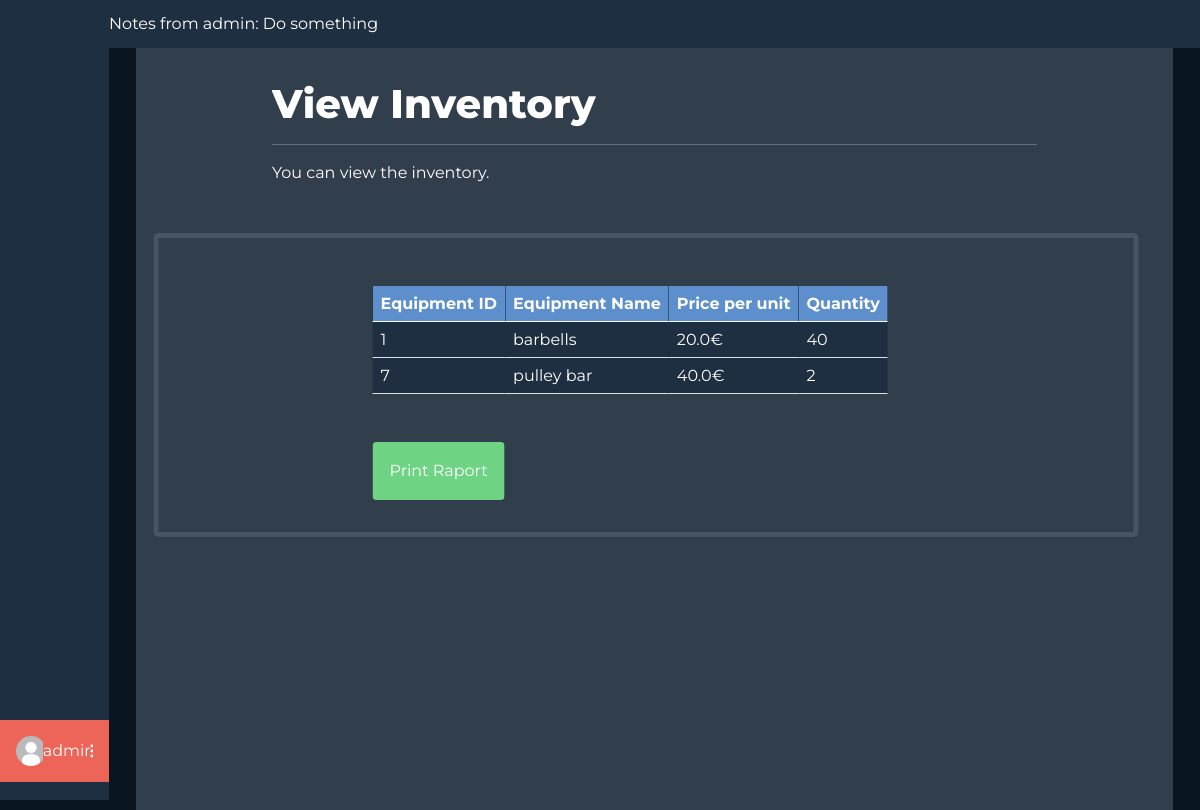
The app's page /staff/view-inventory/ (signed in), older data.
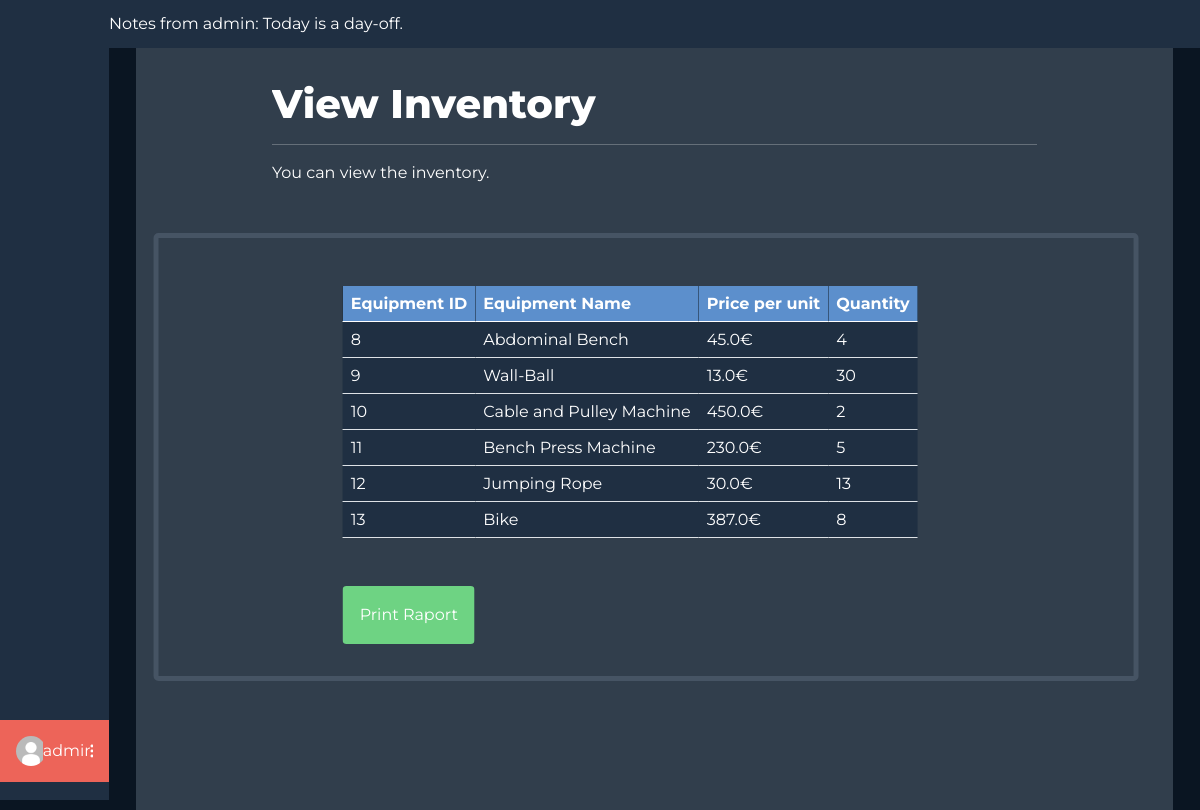
The same page, newer data.
### staff/models.py (models this page shows, shortened)
class AdminNotes(models.Model):
    todo = models.CharField(max_length=200)
    date = models.DateTimeField(
        default=datetime.now(), blank=True)

class InventoryItem(models.Model):
    name = models.CharField(max_length=100)
    desc = models.CharField(max_length=200)
    unit_price = models.FloatField()
    quantity = models.IntegerField()

### staff/views.py (the view)
# urls.py: path('view-inventory/', views.view_inventory,
@login_required(login_url='login')
@staff_member_required
def view_inventory(request):
    navigation = None
    if request.user.groups.first():
        role = request.user.groups.first().name
        if role == 'economist':
            navigation = ECONOMIST_INVENTORY_NAV
        else:
            return redirect('staff')
    inventory = InventoryItem.objects.all()
    context = {'options': navigation, 'inventory': inventory}
    context['notes'] = getNotes()
    return render(request, f'staff/economist/view_inventory.html', context)

### staff/notes.py (called while the page is built)
def getNotes():
    notes = 'No notes posted'
    if AdminNotes.objects.first():
        nr = len(AdminNotes.objects.all())
        notes = AdminNotes.objects.all()[nr-1]
        if notes.date < timezone.now():
            return notes

### staff/templates/staff/economist/view_inventory.html
{% extends 'staff/base.html' %}
{% block middle %}
<div class="main">
    <div class="header">
        <h1>View Inventory</h1>
        <hr>
        <p>You can view the inventory.</p>
    </div>
    <div class="main-table row justify-content-center" id="short">
        <div class="col-auto overflow-auto">
            <table class="table table-responsive" id="tablecss" cellspacing="0" cellpadding="0" border="0" width="325">
                <thead>
                    <tr id="first-row">
                        <th>Equipment ID</th>
                        <th>Equipment Name</th>
                        <th>Price per unit</th>
                        <th>Quantity</th>
                    </tr>
                </thead>
                <tbody>
                    {% for item in inventory %}
                    <tr>
                        <td>{{item.id}}</td>
                        <td>{{item.name}}</td>
                        <td>{{item.unit_price}}€</td>
                        <td>{{item.quantity}}</td>
                    </tr>
                    {% endfor %}
                </tbody>
            </table>
            <a class="btn add-instance">Print Raport</a>
        </div>
    </div>
</div>
{% endblock middle %}

### staff/templates/staff/base.html (shortened to what this page needs)
{% load static %}
<html>
  <head>
    <link href="https://cdn.jsdelivr.net/npm/bootstrap@5.0.1/dist/css/bootstrap.min.css" rel="stylesheet">
    <link rel="stylesheet" href="{% static 'css/staff_dashboards/main.css' %}">
    <link rel="stylesheet" href="{% static 'css/staff_dashboards/table.css' %}">
  </head>
  <body>
  {% block content %}
  {% if user.is_authenticated %}
  <div class="mycontainer">
    <div class="navigation">
      <div class="nav-col">
        <div class="options">
        </div>
        <div class="profile-wrapper">
          <div class="user-btn">
            <div class="profile-pic"><img src="{{ user.profile.profile_photo.url }}" alt=""></div>
            {% if user.first_name %}
            <span>{{user.get_full_name}}</span>
            {% else %}
            <span>{{user.username}}</span>
            {% endif %}
            <div class="three-dot"><img src="{% static 'svg/3dots.svg' %}" alt=""></div>
          </div>
        </div>
      </div>
    </div>
    <div class="middle">
      <div class="middle-nav">
        <marquee behavior="" direction="">Notes from admin: {{ notes.todo }}
        </marquee>
      </div>
    {% block middle %}
    {% endblock middle %}
    </div>
  </div>
  {% endif %}
  {% endblock content %}
  </body>
<html>

Row changes from the older to the newer data that the page shows:
removed AdminNotes: todo "Do something"
removed InventoryItem: id "1", name "barbells", unit_price "20.0", quantity "40"
removed InventoryItem: id "7", name "pulley bar", unit_price "40.0", quantity "2"
added AdminNotes: todo "Today is a day-off."
added InventoryItem: id "8", name "Abdominal Bench", unit_price "45.0", quantity "4"
added InventoryItem: id "9", name "Wall-Ball", unit_price "13.0", quantity "30"
added InventoryItem: id "10", name "Cable and Pulley Machine", unit_price "450.0", quantity "2"
added InventoryItem: id "11", name "Bench Press Machine", unit_price "230.0", quantity "5"
added InventoryItem: id "12", name "Jumping Rope", unit_price "30.0", quantity "13"
added InventoryItem: id "13", name "Bike", unit_price "387.0", quantity "8"
